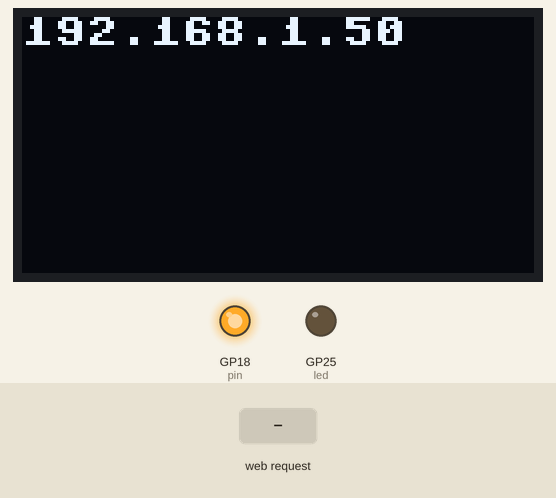
This program was run on a simulated Raspberry Pi Pico running MicroPython. On the bench: 128×64 one-colour display, output pins drawn as LEDs (lit = HIGH). The test bench sets the inputs (shaded band). WiFi joins after 1.5 s; random numbers come from a fixed seed; library files of the repository ran but are not shown: ssd1306.py; what the program prints to the serial console is not drawn.

Above: at 4.2 s.
4.3 s: HTTP request GET /lighton? received
At 5.0 s:
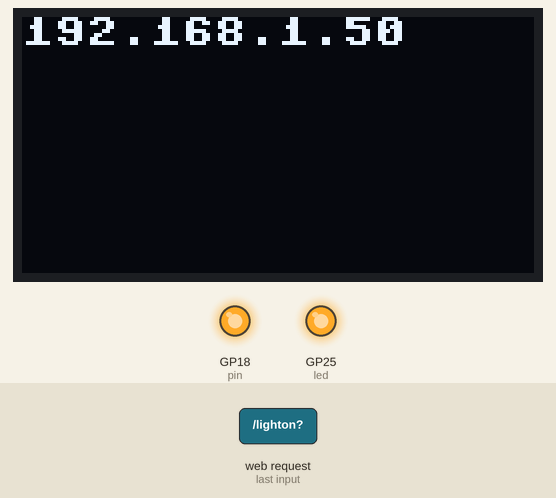
5.8 s: HTTP request GET /lightoff? received
At 6.2 s:
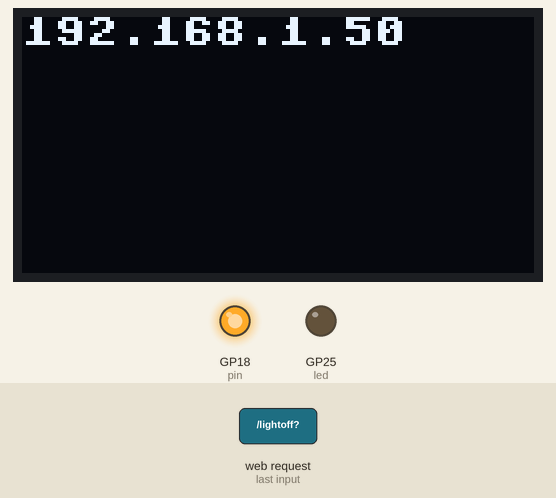
Timing chart, 0 to 8.8 s (numbered marks = the images above; inputs shaded):
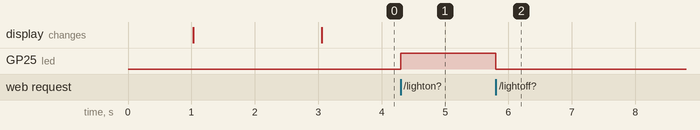

The program:

WiFiRemote.py
```python
# Complete project details at https://RandomNerdTutorials.com/raspberry-pi-pico-web-server-micropython/

# Import necessary modules
import network
import socket
import time
import random
from machine import Pin
import ssd1306
import framebuf

# Otherwise you can't access pico with thonny when replugged.
print ("Please wait, 1 seconds delay...")
time.sleep(1)

# Create an LED object on pin 'LED'
led = Pin('LED', Pin.OUT)

# OLED Screen Setup
i2c = machine.SoftI2C(scl=machine.Pin(17), sda=machine.Pin(16))
oled_width = 128
oled_height = 64
oled = ssd1306.SSD1306_I2C(oled_width, oled_height, i2c)

# HC12 Setup
uart = machine.UART(1, 9600, tx=machine.Pin(8), rx=machine.Pin(9), timeout=400)

# HC12 Set pin GP18 to output mode
pin = machine.Pin(18, machine.Pin.OUT)

# Set the pin to 0 (low) for AT
pin.value(1)

# Wi-Fi credentials
ssid = 'gphone'
password = '123456'  #put your ssid and password


# HTML template for the webpage
def webpage(random_value, state):
    html = f"""
        <!DOCTYPE html>
        <html>
        <head>
            <title>Pico Web Server</title>
            <meta name="viewport" content="width=device-width, initial-scale=1">
        </head>
        <body>
            <h1>Raspberry Pi Pico Web Server</h1>
            <h2>Led Control</h2>
            <form action="./lighton">
                <input type="submit" value="Light on" />
            </form>
            <br>
            <form action="./lightoff">
                <input type="submit" value="Light off" />
            </form>
            <p>LED state: {state}</p>
            <h2>Fetch New Value</h2>
            <form action="./value">
                <input type="submit" value="Fetch value" />
            </form>
            <p>Fetched value: {random_value}</p>
            <h2>Joystick Control</h2>
            <center><b>
            <form action="./forward">
            <input type="submit" value="Forward" style="height:120px; width:120px" />
            </form>
            <table><tr>
            <td><form action="./left">
            <input type="submit" value="Left" style="height:120px; width:120px" />
            </form></td>
            <td><form action="./stop">
            <input type="submit" value="Stop" style="height:120px; width:120px" />
            </form></td>
            <td><form action="./right">
            <input type="submit" value="Right" style="height:120px; width:120px" />
            </form></td>
            </tr></table>
            <form action="./back">
            <input type="submit" value="Back" style="height:120px; width:120px" />
            </form>
        </body>
        </html>
        """
    return str(html)

# Connect to WLAN
wlan = network.WLAN(network.STA_IF)
wlan.active(True)
wlan.connect(ssid, password)

# Wait for Wi-Fi connection
connection_timeout = 10
while connection_timeout > 0:
    if wlan.status() >= 3:
        break
    connection_timeout -= 1
    print('Waiting for Wi-Fi connection...')
    time.sleep(1)

# Check if connection is successful
if wlan.status() != 3:
    raise RuntimeError('Failed to establish a network connection')
else:
    print('Connection successful!')
    network_info = wlan.ifconfig()
    print('IP address:', network_info[0])
    oled.fill(0)
    oled.text(network_info[0], 0, 0)
    oled.show()

# Set up socket and start listening
addr = socket.getaddrinfo('0.0.0.0', 80)[0][-1]
s = socket.socket()
s.setsockopt(socket.SOL_SOCKET, socket.SO_REUSEADDR, 1)
s.bind(addr)
s.listen()

print('Listening on', addr)

# Initialize variables
state = "OFF"
random_value = 0

# Main loop to listen for connections
while True:
    try:
        conn, addr = s.accept()
        print('Got a connection from', addr)

        # Receive and parse the request
        request = conn.recv(1024)
        request = str(request)
        print('Request content = %s' % request)

        try:
            request = request.split()[1]
            print('Request:', request)
        except IndexError:
            pass

        # Process the request and update variables
        if request == '/lighton?':
            print("LED on")
            uart.write('LED_ON')
            led.value(1)
            state = "ON"
        elif request == '/lightoff?':
            print("LED off")
            uart.write('LED_OFF')
            led.value(0)
            state = 'OFF'
        elif request == '/value?':
            random_value = random.randint(0, 20)
        elif request == '/forward?':
            uart.write('Forward')
        elif request == '/back?':
            uart.write('Back')
        elif request == '/left?':
            uart.write('Left')
        elif request == '/right?':
            uart.write('Right')
        elif request == '/stop?':
            uart.write('Stop')

        # Generate HTML response
        response = webpage(random_value, state)

        # Send the HTTP response and close the connection
        conn.send('HTTP/1.0 200 OK\r\nContent-type: text/html\r\n\r\n')
        conn.send(response)
        conn.close()

    except OSError as e:
        conn.close()
        print('Connection closed')
```

Measured:
- after the input at 4.3 s, GP25 (led): LOW → HIGH at once
- after the input at 5.8 s, GP25 (led): HIGH → LOW at once
